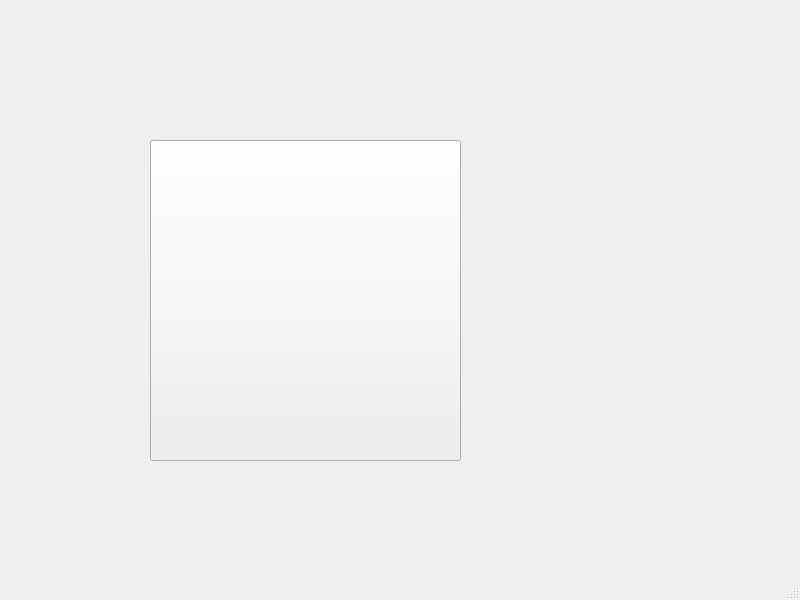
<?xml version="1.0" encoding="UTF-8"?>
<ui version="4.0">
 <class>MainWindow</class>
 <widget class="QMainWindow" name="MainWindow">
  <property name="geometry">
   <rect>
    <x>0</x>
    <y>0</y>
    <width>800</width>
    <height>600</height>
   </rect>
  </property>
  <property name="windowTitle">
   <string>MainWindow</string>
  </property>
  <widget class="QWidget" name="centralwidget">
   <widget class="QPushButton" name="pushButton">
    <property name="geometry">
     <rect>
      <x>150</x>
      <y>140</y>
      <width>311</width>
      <height>321</height>
     </rect>
    </property>
    <property name="styleSheet">
     <string notr="true">background-image: url(:/newPrefix/up.png);</string>
    </property>
    <property name="text">
     <string/>
    </property>
   </widget>
  </widget>
  <widget class="QMenuBar" name="menubar">
   <property name="geometry">
    <rect>
     <x>0</x>
     <y>0</y>
     <width>800</width>
     <height>21</height>
    </rect>
   </property>
  </widget>
  <widget class="QStatusBar" name="statusbar"/>
 </widget>
 <resources>
  <include location="images.qrc"/>
 </resources>
 <connections/>
</ui>
